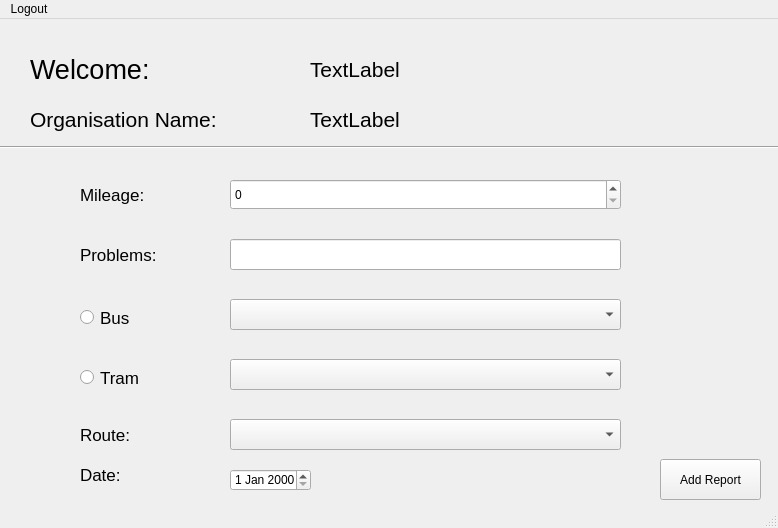
<?xml version="1.0" encoding="UTF-8"?>
<ui version="4.0">
 <class>MainWindow</class>
 <widget class="QMainWindow" name="MainWindow">
  <property name="geometry">
   <rect>
    <x>0</x>
    <y>0</y>
    <width>778</width>
    <height>528</height>
   </rect>
  </property>
  <property name="windowTitle">
   <string>MainWindow</string>
  </property>
  <widget class="QWidget" name="centralwidget">
   <widget class="QLabel" name="label">
    <property name="geometry">
     <rect>
      <x>600</x>
      <y>10</y>
      <width>161</width>
      <height>111</height>
     </rect>
    </property>
    <property name="text">
     <string/>
    </property>
    <property name="pixmap">
     <pixmap>logos/bus1.png</pixmap>
    </property>
    <property name="scaledContents">
     <bool>true</bool>
    </property>
   </widget>
   <widget class="QLabel" name="label_2">
    <property name="geometry">
     <rect>
      <x>30</x>
      <y>80</y>
      <width>191</width>
      <height>41</height>
     </rect>
    </property>
    <property name="font">
     <font>
      <pointsize>16</pointsize>
     </font>
    </property>
    <property name="text">
     <string>Organisation Name:</string>
    </property>
   </widget>
   <widget class="QLabel" name="label_organisation_name">
    <property name="geometry">
     <rect>
      <x>310</x>
      <y>90</y>
      <width>131</width>
      <height>21</height>
     </rect>
    </property>
    <property name="font">
     <font>
      <pointsize>16</pointsize>
     </font>
    </property>
    <property name="text">
     <string>TextLabel</string>
    </property>
   </widget>
   <widget class="QLabel" name="label_user_name">
    <property name="geometry">
     <rect>
      <x>310</x>
      <y>40</y>
      <width>301</width>
      <height>21</height>
     </rect>
    </property>
    <property name="font">
     <font>
      <pointsize>16</pointsize>
     </font>
    </property>
    <property name="text">
     <string>TextLabel</string>
    </property>
   </widget>
   <widget class="QLabel" name="welcome_label">
    <property name="geometry">
     <rect>
      <x>30</x>
      <y>20</y>
      <width>291</width>
      <height>61</height>
     </rect>
    </property>
    <property name="font">
     <font>
      <pointsize>20</pointsize>
     </font>
    </property>
    <property name="text">
     <string>Welcome:</string>
    </property>
   </widget>
   <widget class="Line" name="line">
    <property name="geometry">
     <rect>
      <x>0</x>
      <y>120</y>
      <width>791</width>
      <height>16</height>
     </rect>
    </property>
    <property name="orientation">
     <enum>Qt::Horizontal</enum>
    </property>
   </widget>
   <widget class="QLineEdit" name="line_problems">
    <property name="geometry">
     <rect>
      <x>230</x>
      <y>220</y>
      <width>391</width>
      <height>31</height>
     </rect>
    </property>
   </widget>
   <widget class="QLabel" name="label_3">
    <property name="geometry">
     <rect>
      <x>80</x>
      <y>160</y>
      <width>101</width>
      <height>31</height>
     </rect>
    </property>
    <property name="font">
     <font>
      <pointsize>13</pointsize>
     </font>
    </property>
    <property name="text">
     <string>Mileage:</string>
    </property>
   </widget>
   <widget class="QSpinBox" name="spin_mileage">
    <property name="geometry">
     <rect>
      <x>230</x>
      <y>160</y>
      <width>391</width>
      <height>31</height>
     </rect>
    </property>
   </widget>
   <widget class="QLabel" name="label_4">
    <property name="geometry">
     <rect>
      <x>80</x>
      <y>220</y>
      <width>101</width>
      <height>31</height>
     </rect>
    </property>
    <property name="font">
     <font>
      <pointsize>13</pointsize>
     </font>
    </property>
    <property name="text">
     <string>Problems:</string>
    </property>
   </widget>
   <widget class="QComboBox" name="combo_bus">
    <property name="geometry">
     <rect>
      <x>230</x>
      <y>280</y>
      <width>391</width>
      <height>31</height>
     </rect>
    </property>
   </widget>
   <widget class="QRadioButton" name="radio_bus">
    <property name="geometry">
     <rect>
      <x>80</x>
      <y>290</y>
      <width>82</width>
      <height>17</height>
     </rect>
    </property>
    <property name="font">
     <font>
      <pointsize>13</pointsize>
     </font>
    </property>
    <property name="text">
     <string>Bus</string>
    </property>
   </widget>
   <widget class="QRadioButton" name="radio_tram">
    <property name="geometry">
     <rect>
      <x>80</x>
      <y>350</y>
      <width>82</width>
      <height>17</height>
     </rect>
    </property>
    <property name="font">
     <font>
      <pointsize>13</pointsize>
     </font>
    </property>
    <property name="text">
     <string>Tram</string>
    </property>
   </widget>
   <widget class="QComboBox" name="combo_tram">
    <property name="geometry">
     <rect>
      <x>230</x>
      <y>340</y>
      <width>391</width>
      <height>31</height>
     </rect>
    </property>
   </widget>
   <widget class="QComboBox" name="combo_route">
    <property name="geometry">
     <rect>
      <x>230</x>
      <y>400</y>
      <width>391</width>
      <height>31</height>
     </rect>
    </property>
   </widget>
   <widget class="QLabel" name="label_5">
    <property name="geometry">
     <rect>
      <x>80</x>
      <y>400</y>
      <width>101</width>
      <height>31</height>
     </rect>
    </property>
    <property name="font">
     <font>
      <pointsize>13</pointsize>
     </font>
    </property>
    <property name="text">
     <string>Route:</string>
    </property>
   </widget>
   <widget class="QPushButton" name="button_add_report">
    <property name="geometry">
     <rect>
      <x>660</x>
      <y>440</y>
      <width>101</width>
      <height>41</height>
     </rect>
    </property>
    <property name="text">
     <string>Add Report</string>
    </property>
   </widget>
   <widget class="QDateEdit" name="date">
    <property name="geometry">
     <rect>
      <x>230</x>
      <y>450</y>
      <width>81</width>
      <height>22</height>
     </rect>
    </property>
   </widget>
   <widget class="QLabel" name="label_6">
    <property name="geometry">
     <rect>
      <x>80</x>
      <y>440</y>
      <width>101</width>
      <height>31</height>
     </rect>
    </property>
    <property name="font">
     <font>
      <pointsize>13</pointsize>
     </font>
    </property>
    <property name="text">
     <string>Date:</string>
    </property>
   </widget>
  </widget>
  <widget class="QMenuBar" name="menubar">
   <property name="geometry">
    <rect>
     <x>0</x>
     <y>0</y>
     <width>778</width>
     <height>21</height>
    </rect>
   </property>
   <widget class="QMenu" name="menuLogout">
    <property name="title">
     <string>Logout</string>
    </property>
    <addaction name="actionlogout"/>
   </widget>
   <addaction name="menuLogout"/>
  </widget>
  <widget class="QStatusBar" name="statusbar"/>
  <action name="actionlogout">
   <property name="text">
    <string>logout</string>
   </property>
  </action>
 </widget>
 <resources/>
 <connections/>
</ui>
